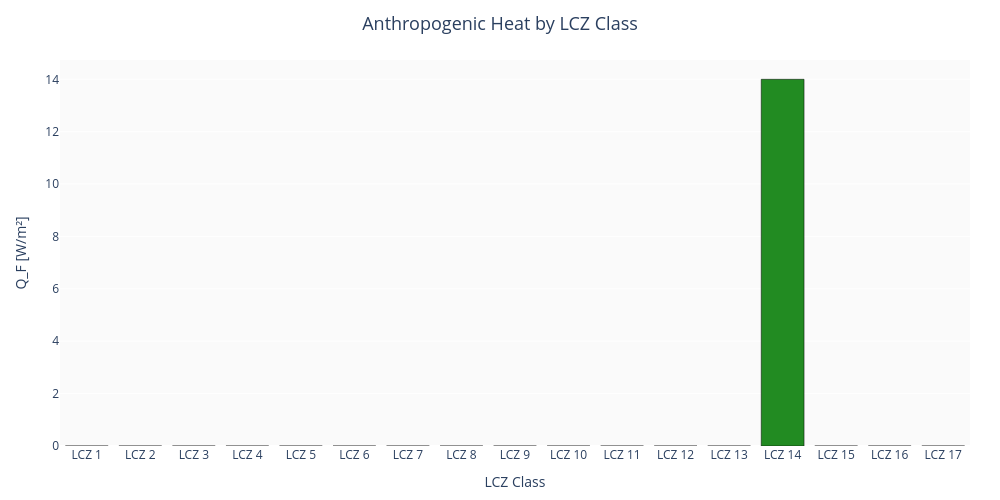

The code cell stored with this chart in its notebook:
### Markdown cell above
## Fluxo de calor antropogênico a partir de classes LCZ reais: `lcz_anthropogenic_heat`

`lcz_anthropogenic_heat(lcz_classes, method="simple"|"detailed", params=None, lang="en")` estima o Q_F (W/m²) para cada pixel de um array de classes LCZ e retorna um `AnthropogenicHeatResult` com:

- `array` — Q_F por pixel (W/m²), mesma forma do `lcz_classes` de entrada,
- `stats` — média/mín/máx/contagem de pixels por classe, além de uma média ponderada pela área (`total_mean`),
- `plot` — um heatmap Plotly (entrada 2-D) ou um gráfico de barras (entrada 1-D) do Q_F por classe.

**`method="simple"`** consulta uma faixa `(mín, máx)` de Q_F derivada da literatura para cada classe LCZ (por exemplo, 60–120 W/m² para Compact Highrise, 8–20 W/m² para Sparsely Built, 0–5 W/m² para todas as classes naturais/água) e atribui a cada pixel o ponto médio da faixa da sua classe. É rápido, transparente e fácil de sobrescrever via o dicionário `params`, mas ignora a variabilidade dentro da classe — todo pixel Compact Highrise recebe exatamente o mesmo valor, independentemente da densidade ou altura real daquele quarteirão específico.

**`method="detailed"`** deriva o Q_F a partir dos parâmetros morfológicos reais da LCZ (via a tabela de consulta de `lcz_get_parameters`): a fração de área construída (BSF) e a altura média dos edifícios (HRE) alimentam um termo de energia dos edifícios, a fração de superfície impermeável (ISF) alimenta um termo de tráfego, e uma proxy combinada de fração construída alimenta um termo metabólico humano simplificado. É mais fundamentado fisicamente (responde à geometria real de cada classe, em vez de um ponto médio fixo da literatura), mas ainda é uma parametrização simplificada, não um modelo de balanço de energia bottom-up calibrado — trate ambos os métodos como estimativas de ordem de grandeza, preferindo "detailed" quando você precisa de sensibilidade à geometria e "simple" quando só precisa de uma linha de base rápida e ancorada na literatura.

### Code cell
from LCZ4py.local.lcz_thermal import lcz_anthropogenic_heat

qf_simple = lcz_anthropogenic_heat(lcz_valid, method="simple")

print("Q_F array shape:", qf_simple.array.shape)
print("Area-weighted mean Q_F (simple):", round(qf_simple.stats["total_mean"], 2), "W/m2")
for cls, s in sorted(qf_simple.stats["per_class"].items()):
    print(f"  LCZ {cls:>2}: mean={s['mean']:.1f} W/m2  (n={s['count']} px)")

qf_simple.plot

### Figure 1 — Plotly figure (JSON) as saved in the notebook; plotly's stock layout.template omitted (floating-point values rounded to 4 significant figures)
{"data": [{"marker": {"color": ["#CC0000", "#CC0000", "#CC0000", "#CC0000", "#CC0000", "#CC0000", "#CC0000", "#CC0000", "#CC0000", "#CC0000", "#228B22", "#228B22", "#228B22", "#228B22", "#228B22", "#228B22", "#228B22"], "line": {"color": "black", "width": 0.5}}, "type": "bar", "x": ["LCZ 1", "LCZ 2", "LCZ 3", "LCZ 4", "LCZ 5", "LCZ 6", "LCZ 7", "LCZ 8", "LCZ 9", "LCZ 10", "LCZ 11", "LCZ 12", "LCZ 13", "LCZ 14", "LCZ 15", "LCZ 16", "LCZ 17"], "y": [0, 0, 0, 0, 0, 0, 0, 0, 0, 0, 0, 0, 0, 14.0, 0, 0, 0]}], "layout": {"height": 500, "margin": {"b": 50, "l": 60, "r": 30, "t": 60}, "paper_bgcolor": "white", "plot_bgcolor": "#fafafa", "title": {"font": {"size": 18}, "text": "Anthropogenic Heat by LCZ Class", "x": 0.5, "xanchor": "center"}, "width": 1000, "xaxis": {"title": {"text": "LCZ Class"}}, "yaxis": {"title": {"text": "Q_F [W/m²]"}}}}
